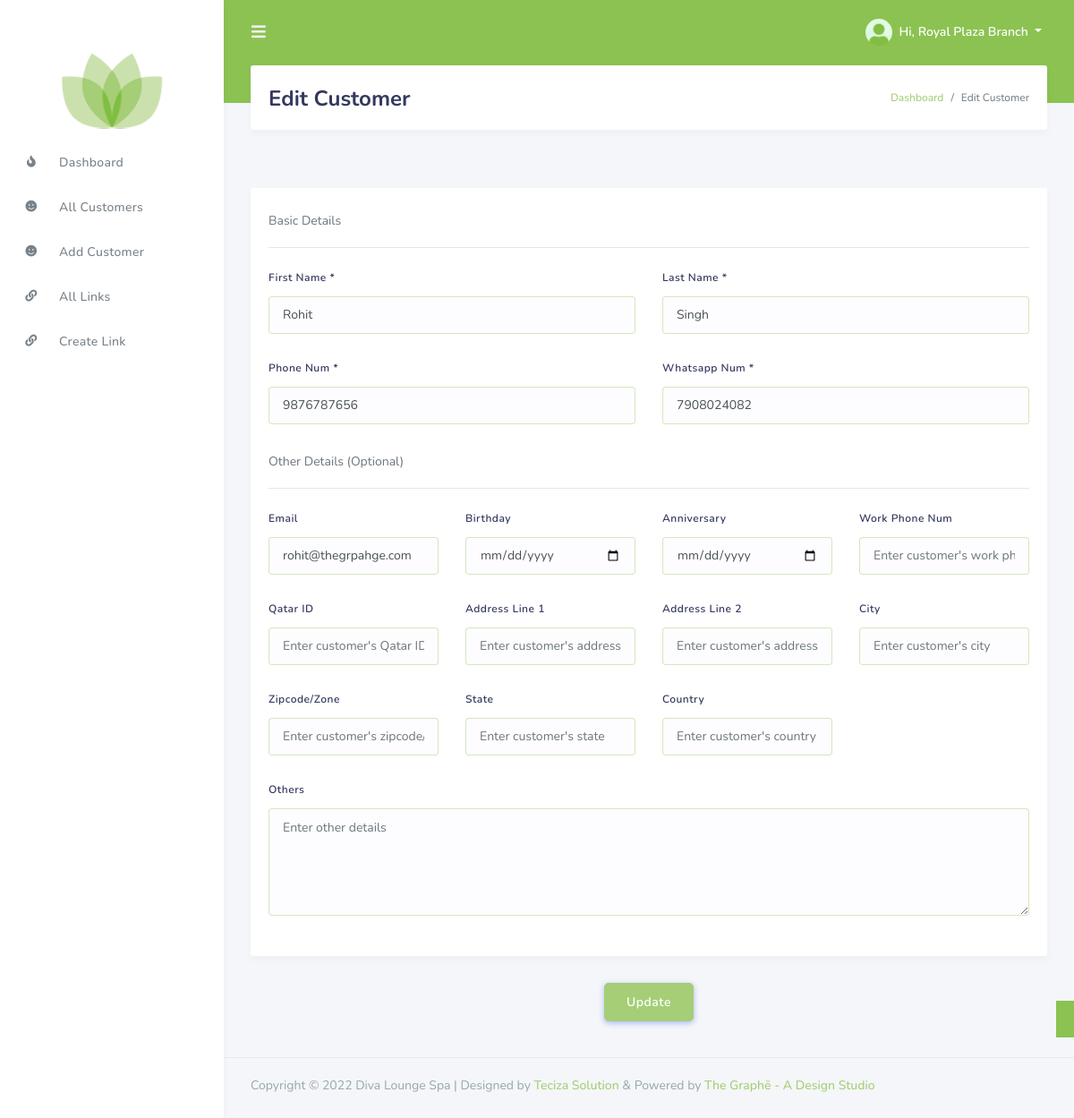
The app's page /branch/edit_customer.php?cust_id=1 (signed in), older data.
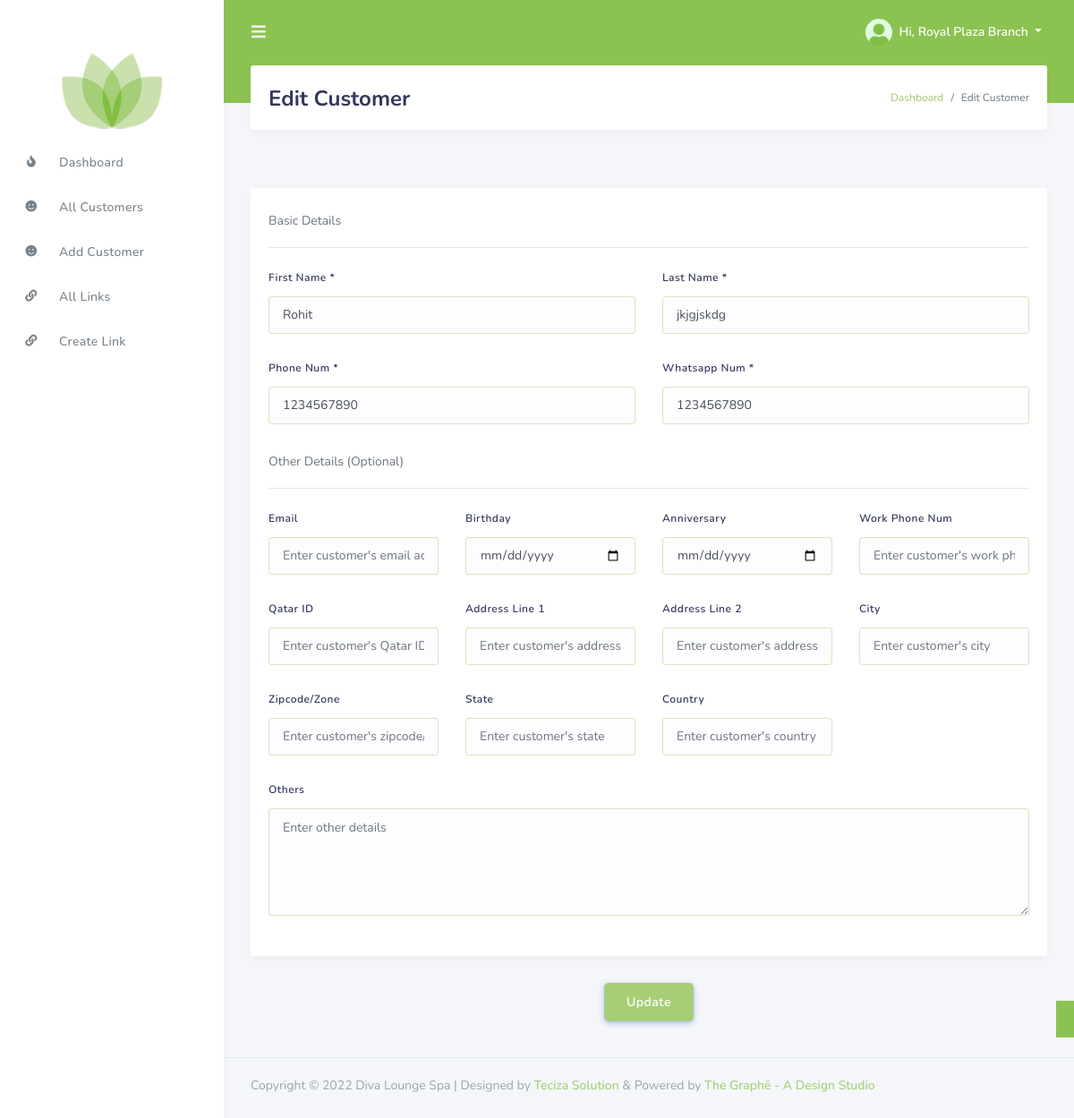
The same page, newer data.
### tables this page shows
CREATE TABLE `cust_name_phone` (
  `cust_id` int(11) NOT NULL,
  `cust_name` varchar(100) NOT NULL,
  `last_name` varchar(100) NOT NULL,
  `cust_phone` varchar(50) NOT NULL,
  `whatsapp_num` varchar(50) NOT NULL,
  `email` varchar(100) DEFAULT NULL,
  `birthday` varchar(50) DEFAULT NULL,
  `anniversary` varchar(50) DEFAULT NULL,
  `work_phone` varchar(50) DEFAULT NULL,
  `qatar_id` varchar(100) DEFAULT NULL,
  `address_1` varchar(150) DEFAULT NULL,
  `address_2` varchar(150) DEFAULT NULL,
  `city` varchar(100) DEFAULT NULL,
  `zip` varchar(100) DEFAULT NULL,
  `state` varchar(100) DEFAULT NULL,
  `country` varchar(100) DEFAULT NULL,
  `others` text DEFAULT NULL,
  `reg` tinyint(4) NOT NULL DEFAULT 1
);

### branch/edit_customer.php (the view, shortened to what the changed rows need)
<?php
    include('session.php');
    include('layout.php');
    $cust_id = $_GET['cust_id'];
    $sql = "select * from cust_name_phone where cust_id = '$cust_id'";
    $g_sql = mysqli_query($link, $sql);
    $row = mysqli_fetch_array($g_sql, MYSQLI_ASSOC);
?>
<!DOCTYPE html>
<html lang="en">
<head>
    <?php echo $head_tags; ?>
</head>
<body>
    <div id="app">
        <div class="main-wrapper">
        <div class="main-content">
            <section class="section">
                <div class="section-header">
                    <h1>Edit Customer</h1>
                </div>
            </section>
            <div class="container p-0">
                <form id="create_form_for_customer">
                    <div class="row mt-sm-4">
                        <div class="col-12">
                            <div class="card profile-widget services-widget">
                                <div class="profile-widget-description">
                                    <div class="row">
                                        <div class="col-12 col-md-6 form-group">
                                            <label>First Name *</label>
                                            <input type="text" class="form-control" value="<?php echo $row['cust_name']; ?>" name="newcustName" placeholder="Enter customer's first name" required>
                                        </div>
                                        <div class="col-12 col-md-6 form-group">
                                            <label>Last Name *</label>
                                            <input type="text" class="form-control" value="<?php echo $row['last_name']; ?>" name="newcustLastName" placeholder="Enter customer's last name" required>
                                        </div>
                                        <div class="col-12 col-md-6 form-group">
                                            <label>Phone Num *</label>
                                            <input type="text" class="form-control" value="<?php echo $row['cust_phone']; ?>" name="newcustPhone" placeholder="Enter customer's phone number 974xxxxxxx" required>
                                        </div>
                                        <div class="col-12 col-md-6 form-group">
                                            <label>Whatsapp Num *</label>
                                            <input type="text" class="form-control" value="<?php echo $row['whatsapp_num']; ?>" name="newcustWhatsapp" placeholder="Enter customer's whatsapp number 974xxxxxxx" required>
                                        </div>
                                    </div>
                                    <div class="row">
                                        <div class="col-12 col-md-4 col-lg-3 form-group">
                                            <label>Email</label>
                                            <input type="email" class="form-control" value="<?php echo $row['email']; ?>" name="newcustEmail" placeholder="Enter customer's email address">
                                        </div>
                                        <div class="col-12 col-md-4 col-lg-3 form-group">
                                            <label>Birthday</label>
                                            <input type="date" class="form-control" value="<?php echo $row['birthday']; ?>" name="newcustBday" placeholder="Enter customer's birthday">
                                        </div>
                                        <div class="col-12 col-md-4 col-lg-3 form-group">
                                            <label>Anniversary</label>
                                            <input type="date" class="form-control" value="<?php echo $row['anniversary']; ?>" name="newcustAday" placeholder="Enter customer's anniversary">
                                        </div>
                                        <div class="col-12 form-group">
                                            <label>Others</label>
                                            <textarea class="form-control" value="<?php echo $row['others']; ?>" name="newcustOthers" placeholder="Enter other details" style="height: 15vh;"></textarea>
                                        </div>
                                    </div>
                                </div>
                            </div>
                        </div>
                    </div>
                </form>
            </div>
        </div>
        </div>
    </div>
</body>
</html>

Row changes from the older to the newer data that the page shows:
changed cust_name_phone "Rohit": newcustLastName "Singh" → "jkjgjskdg"; newcustPhone "9876787656" → "1234567890"; newcustWhatsapp "7908024082" → "1234567890"; newcustEmail "rohit@thegrpahge.com" → (not shown)
